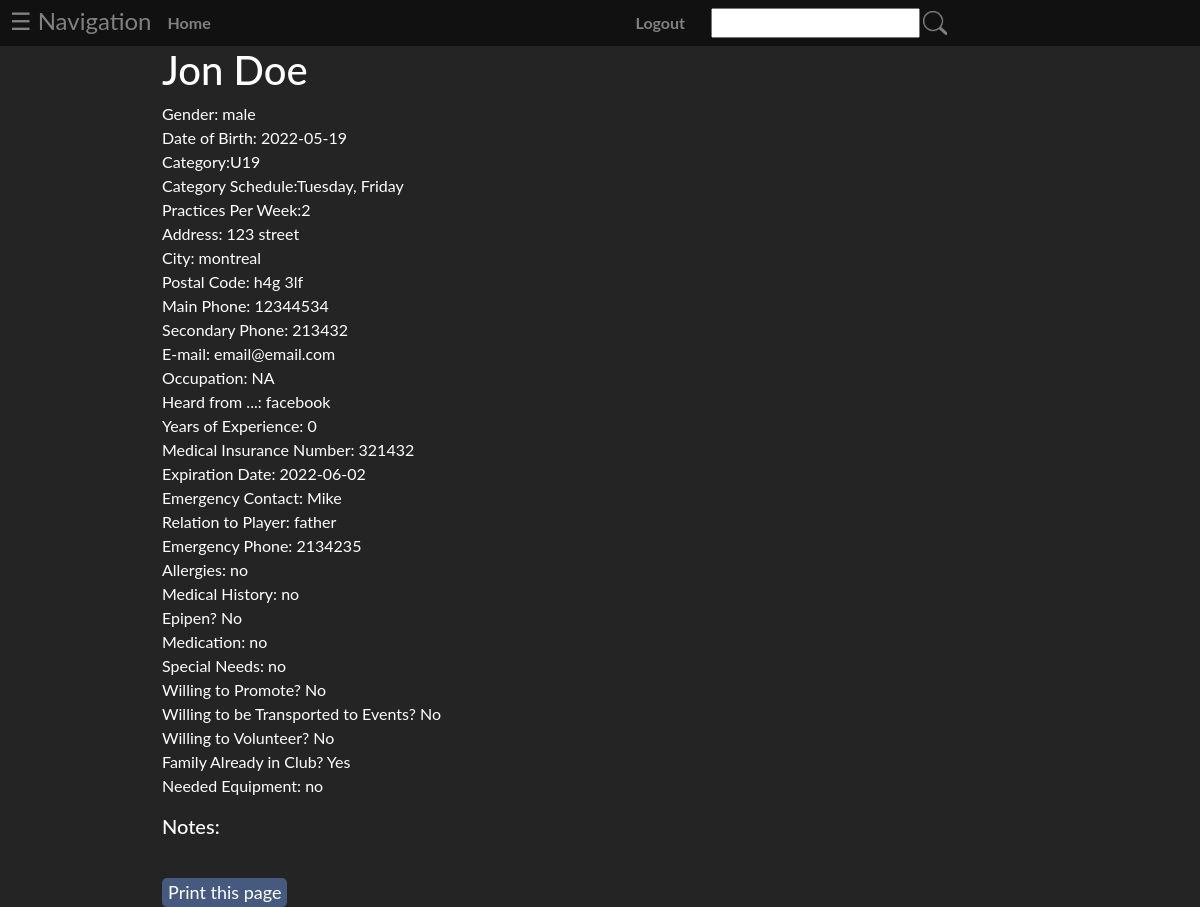
The app's page /Participant/details/4 with its own data.
### tables this page shows
CREATE TABLE `participant` (
  `participant_id` int(11) NOT NULL,
  `customer_id` int(11) NOT NULL,
  `first_name` varchar(25) NOT NULL,
  `last_name` varchar(25) NOT NULL,
  `gender` varchar(25) NOT NULL,
  `dob` date NOT NULL,
  `address` varchar(25) NOT NULL,
  `city` varchar(25) NOT NULL,
  `postal_code` varchar(25) NOT NULL,
  `main_phone` varchar(25) NOT NULL,
  `secondary_phone` varchar(25) NOT NULL,
  `email` varchar(25) NOT NULL,
  `occupation` varchar(25) NOT NULL,
  `heard_from` varchar(25) NOT NULL,
  `years_of_practice` int(11) NOT NULL,
  `medical_insurance_number` varchar(25) NOT NULL,
  `exp_date` date NOT NULL,
  `emer_contact` varchar(25) NOT NULL,
  `relation_to_player` varchar(25) NOT NULL,
  `emer_phone` varchar(25) NOT NULL,
  `allergies` varchar(25) NOT NULL,
  `med_history` varchar(25) NOT NULL,
  `epipen` tinyint(1) NOT NULL,
  `meds` varchar(25) NOT NULL,
  `spec_needs` varchar(25) NOT NULL,
  `promotion` tinyint(1) NOT NULL,
  `transport` tinyint(1) NOT NULL,
  `volunteer` tinyint(1) NOT NULL,
  `family` tinyint(1) NOT NULL,
  `equip_needs` varchar(25) NOT NULL,
  `notes` text NOT NULL
);

CREATE TABLE `category` (
  `participant_id` int(11) NOT NULL,
  `category` varchar(25) NOT NULL,
  `schedule` varchar(50) NOT NULL,
  `practices_per_week` int(11) NOT NULL
);

### app/controllers/Participant.php (called while the page is built, shortened)
<?php
class Participant extends \app\core\Controller {
	public function details($participant_id) {
	 	$participant = new \app\models\Participant();
	 	$participant= $participant->get($participant_id);
	 	$this->view('Participant/details', $participant);
	}
}

### app/core/App.php (called while the page is built, shortened)
<?php
	class App{
		private $method = 'index';
		public function __construct(){
			$url = self::parseUrl();
			if(isset($url[0])){
				unset($url[0]);
			}
			$this->controller = new $this->controller;
			if(isset($url[1])){
				if(method_exists($this->controller, $url[1])){
					$this->method = $url[1];
				}
				unset($url[1]);
			}
			$this->params = $url ? array_values($url) : [];
			call_user_func_array([$this->controller, $this->method], $this->params);
		}
		private static function parseUrl(){
			if(isset($_GET['url'])){
				return explode('/',
					filter_var(
						rtrim($_GET['url'], '/'),
						FILTER_SANITIZE_URL)
				);
			}
		}
	}

### index.php (called while the page is built, shortened)
<?php
	new \app\core\App();

### app/models/Participant.php (called while the page is built, shortened)
<?php
class Participant extends \app\core\Model{
	function get($participant_id) {
		$SQL = 'SELECT * FROM participant WHERE participant_id = :participant_id';
		$STMT = self::$_connection->prepare($SQL);
		$STMT->execute(['participant_id'=>$participant_id]);
		$STMT->setFetchMode(\PDO::FETCH_CLASS, "app\models\Participant");
		return $STMT->fetch();
	}
}

### app/core/DBConnection.php (called while the page is built, shortened)
<?php
class DBConnection{
	static $connection = null;
	private function __construct(){
		if(self::$connection == null){
			$host = 'localhost';
			$DBname = 'sysdevproject';
			$user = 'root';
			$password = '';
			self::$connection = new \PDO("mysql:host=$host;dbname=$DBname", $user, $password);
		}
}
	public static function getInstance(){
		return self::$connection;
	}
}

### app/models/Category.php (called while the page is built, shortened)
<?php
class Category extends \app\core\Model {
	function get($participant_id) {
		$SQL = 'SELECT * FROM category JOIN participant ON category.participant_id = participant.participant_id WHERE category.participant_id = :participant_id';
		$STMT = self::$_connection->prepare($SQL);
		$STMT->execute(['participant_id'=>$participant_id]);
		$STMT->setFetchMode(\PDO::FETCH_CLASS, "app\models\Category");
		return $STMT->fetch();
	}
}

### app/views/Participant/details.php (the view, shortened to what this page needs)
<html>
<head>
	<link href="https://cdn.jsdelivr.net/npm/bootstrap@5.1.3/dist/css/bootstrap.min.css" rel="stylesheet">
	<link rel="stylesheet" type="text/css" href="/app/styles/general.css">
</head>
<body>
	<div class='container'>
		<?php
		$category = new \app\models\Category();
		$category = $category->get($data->participant_id);
			echo "<h1>$data->first_name $data->last_name</h1>
				<p>Gender: $data->gender<br>
				Date of Birth: $data->dob<br>
				Category:".$category->category."<br>
				Category Schedule:".$category->schedule."<br>
				Practices Per Week:".$category->practices_per_week."<br>
				Address: $data->address<br>
				City: $data->city<br>
				Postal Code: $data->postal_code<br>
				Main Phone: $data->main_phone<br>
				Secondary Phone: $data->secondary_phone<br>
				E-mail: $data->email<br>
				Occupation: $data->occupation<br>
				Heard from ...: $data->heard_from<br>
				Years of Experience: $data->years_of_practice<br>
				Medical Insurance Number: $data->medical_insurance_number<br>
				Expiration Date: $data->exp_date<br>
				Emergency Contact: $data->emer_contact<br>
				Relation to Player: $data->relation_to_player<br>
				Emergency Phone: $data->emer_phone<br>
				Allergies: $data->allergies<br>
				Medical History: $data->med_history<br>
				Epipen? "; if ($data->epipen == 0) { echo "<td>No</td><br>"; } else { echo "<td>Yes</td><br>"; }
				echo "Medication: $data->meds<br>
				Special Needs: $data->spec_needs<br>
				Willing to Promote? "; if ($data->promotion == 0) { echo "<td>Yes</td><br>"; } else { echo "<td>No</td><br>"; }
				echo "Willing to be Transported to Events? "; if ($data->transport == 0) { echo "<td>No</td><br>"; } else { echo "<td>No</td><br>"; }
				echo "Willing to Volunteer? "; if ($data->volunteer == 0) { echo "<td>Yes</td><br>"; } else { echo "<td>No</td><br>"; }
				echo "Family Already in Club? "; if ($data->family == 0) { echo "<td>Yes</td><br>"; } else { echo "<td>No</td><br>"; }
				echo "Needed Equipment: $data->equip_needs<p>
				<h5>Notes:</h5>
				<p>$data->notes</p>";
		?>
		<br>
		<button class="print" onClick="window.print()">Print this page</button>
	</div>
</body>
</html>

### app/styles/general.css (style rules this page uses)
html { overflow-y: scroll; }
body { font-family: "Lato", sans-serif; background-color: #242424; color: white; }
.container { max-width: 75%; margin: auto; }
.print { border: none; border-radius: 5px; font-size: 18px; background-color: rgb(70, 90, 128); color: white; }

### records on screen
participant: first_name "Jon", last_name "Doe", gender "male", dob "2022-05-19", address "123 street", city "montreal", postal_code "h4g 3lf", main_phone "12344534", secondary_phone "213432", email "email@email.com", occupation "NA", heard_from "facebook", years_of_practice "0", medical_insurance_number "321432", exp_date "2022-06-02", emer_contact "Mike", relation_to_player "father", emer_phone "2134235", allergies "no", med_history "no", meds "no", spec_needs "no", equip_needs "no"
category: category "U19", schedule "Tuesday, Friday", practices_per_week "2"
